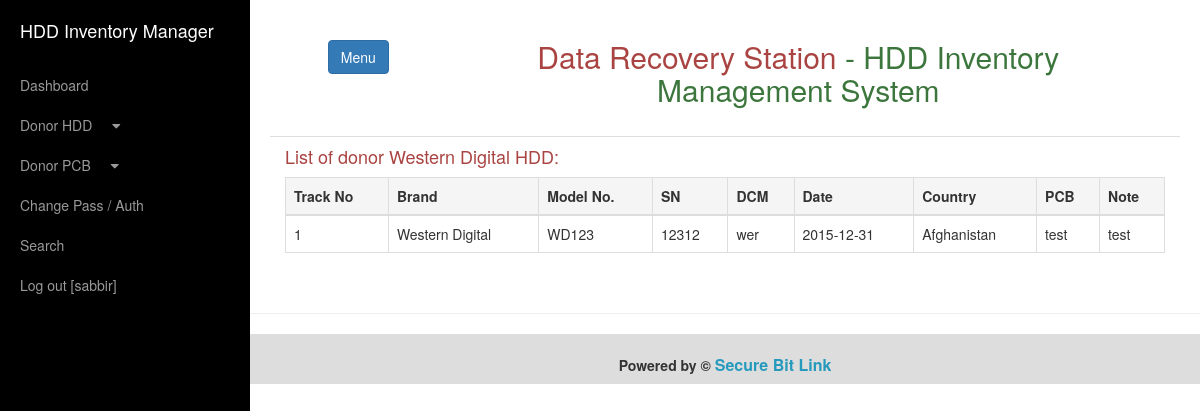
/App/index.php?page_id=hdd-western-digital (signed in), run on an earlier commit of the app's database.
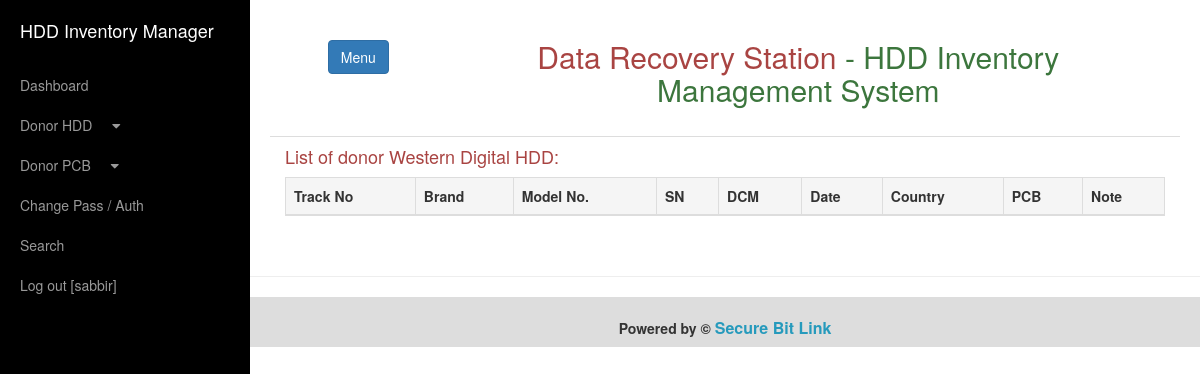
And on a later commit of the database.
### tables this page shows
CREATE TABLE IF NOT EXISTS `donor_hdd_inventory` (
  `ID` int(11) NOT NULL AUTO_INCREMENT,
  `TRACK_NO` int(11) NOT NULL,
  `MODEL_NAME` varchar(100) NOT NULL,
  `MODEL_NO` varchar(50) NOT NULL,
  `DATE` date NOT NULL,
  `COUNTRY` varchar(100) NOT NULL,
  `PCB` varchar(100) NOT NULL,
  `NOTE` text NOT NULL,
  `DTTM` datetime NOT NULL,
  `SYSTEM_DTTM` timestamp NOT NULL DEFAULT CURRENT_TIMESTAMP ON UPDATE CURRENT_TIMESTAMP,
  PRIMARY KEY (`ID`),
  UNIQUE KEY `TRACK_NO` (`TRACK_NO`),
  KEY `MODEL_NAME` (`MODEL_NAME`)
);

CREATE TABLE IF NOT EXISTS `donor_western_digital` (
  `ID` int(11) NOT NULL AUTO_INCREMENT,
  `TRACK_NO` int(11) NOT NULL,
  `SN` varchar(100) NOT NULL,
  `DCM` varchar(100) NOT NULL,
  PRIMARY KEY (`ID`),
  UNIQUE KEY `TRACK_NO` (`TRACK_NO`)
);

### App/security/DrsbdPermission.php (called while the page is built, shortened)
<?php
class DrsbdPermission {
    public function dbConnect(){
        $connect = mysqli_connect("kodaatcom.ipagemysql.com","drshddinventory","Data@Recovery!Station","drshddinventorydb") or die(mysqli_connect_error());
        if (mysqli_connect_error()){
            return flase;
        }
        else
            return $connect;
    }
    public function getUserType(){
        return $_SESSION['userType'];
    }
}
?>

### App/report/hdd/western-digital.php (the view, shortened to what this page needs)
<h4 class="text-danger">List of donor Western Digital HDD:</h4>
<table class="table table-bordered">
    <thead>
    <tr class="active ">
        <th>Track No</th>
        <th>Brand</th>
        <th>Model No.</th>
        <th>SN</th>
        <th>DCM</th>
        <th>Date</th>
        <th>Country</th>
        <th>PCB</th>
        <th>Note</th>
    </tr>
    </thead>
<?php
$result = mysqli_query($permission->dbConnect(), "SELECT * FROM DONOR_HDD_INVENTORY AS D, DONOR_WESTERN_DIGITAL AS WD
          WHERE D.MODEL_NAME='Western Digital' AND D.TRACK_NO=WD.TRACK_NO ORDER BY D.TRACK_NO ASC ");
if(mysqli_num_rows($result)){
    if( ($permission->getUserType() == "ADMIN") || ($permission->getUserType() == "SUPER_ADMIN") ){
        while($data = mysqli_fetch_array($result)){
            echo "<tr>
            <td>". $data['TRACK_NO'] ."</td>
            <td>". $data['MODEL_NAME'] ."</td>
            <td>". $data['MODEL_NO'] ."</td>
            <td>". $data['SN'] ."</td>
            <td>". $data['DCM'] ."</td>
            <td>". $data['DATE'] ."</td>
            <td>". $data['COUNTRY'] ."</td>
            <td>". $data['PCB'] ."</td>
            <td>". $data['NOTE'] ."</td>
            <td><a href='index.php?page_id=hdd_edit&id=". $data['TRACK_NO'] ."'>Edit</a>&nbsp;<a href='index.php?page_id=hdd_delete&id=". $data['TRACK_NO'] ."'>Delete</a></td>
        </tr>";
        }
    }
    else{
        while($data = mysqli_fetch_array($result)){
            echo "<tr>
            <td>". $data['TRACK_NO'] ."</td>
            <td>". $data['MODEL_NAME'] ."</td>
            <td>". $data['MODEL_NO'] ."</td>
            <td>". $data['SN'] ."</td>
            <td>". $data['DCM'] ."</td>
            <td>". $data['DATE'] ."</td>
            <td>". $data['COUNTRY'] ."</td>
            <td>". $data['PCB'] ."</td>
            <td>". $data['NOTE'] ."</td>
        </tr>";
        }
    }
}
echo "</table>";?>

What changed in the data, as far as the page shows it:
removed donor_hdd_inventory: donor_western_digital.TRACK_NO "1", MODEL_NAME "Western Digital", MODEL_NO "WD123", donor_western_digital.SN "12312", donor_western_digital.DCM "wer", DATE "2015-12-31", COUNTRY "Afghanistan", PCB "test", NOTE "test"
